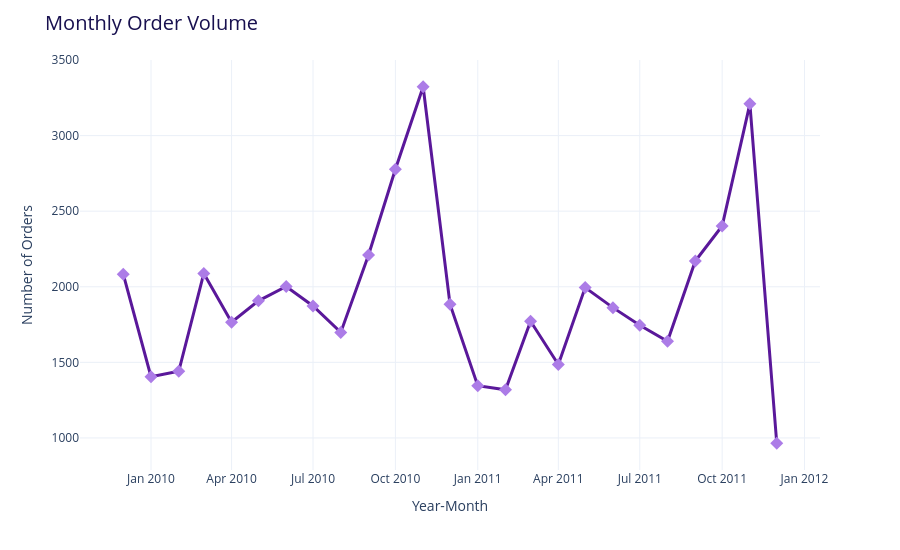

Notebook cell for this chart:
### Code cell
fig=px.line(Monthly_Invoice, x=Monthly_Invoice["YearMonth"], y=Monthly_Invoice["count"], markers=True)


fig.update_layout(
    title="Monthly Order Volume",
    title_font=dict(size=20, color="#18104F"),
    xaxis_title="Year-Month",
    yaxis_title="Number of Orders",
    height=550,
    template="plotly_white"
)

fig.update_traces(
    marker=dict(symbol="diamond", size=10, color="#AC7CE7"),
    line=dict(color="#5A189A", width=3)
)

fig.show()

### Figure 1 — Plotly figure (JSON) as saved in the notebook; plotly's stock layout.template omitted (floating-point values rounded to 4 significant figures)
{"data": [{"hovertemplate": "YearMonth=%{x}<br>count=%{y}<extra></extra>", "legendgroup": "", "line": {"color": "#5A189A", "dash": "solid", "width": 3}, "marker": {"color": "#AC7CE7", "size": 10, "symbol": "diamond"}, "mode": "lines+markers", "name": "", "orientation": "v", "showlegend": false, "type": "scatter", "x": ["2009-12", "2010-01", "2010-02", "2010-03", "2010-04", "2010-05", "2010-06", "2010-07", "2010-08", "2010-09", "2010-10", "2010-11", "2010-12", "2011-01", "2011-02", "2011-03", "2011-04", "2011-05", "2011-06", "2011-07", "2011-08", "2011-09", "2011-10", "2011-11", "2011-12"], "xaxis": "x", "y": [2083, 1405, 1441, 2088, 1766, 1907, 2002, 1873, 1698, 2210, 2777, 3323, 1885, 1346, 1319, 1772, 1486, 1995, 1862, 1745, 1639, 2170, 2402, 3210, 965], "yaxis": "y"}], "layout": {"height": 550, "legend": {"tracegroupgap": 0}, "margin": {"t": 60}, "title": {"font": {"color": "#18104F", "size": 20}, "text": "Monthly Order Volume"}, "xaxis": {"anchor": "y", "domain": [0, 1], "title": {"text": "Year-Month"}}, "yaxis": {"anchor": "x", "domain": [0, 1], "title": {"text": "Number of Orders"}}}}
